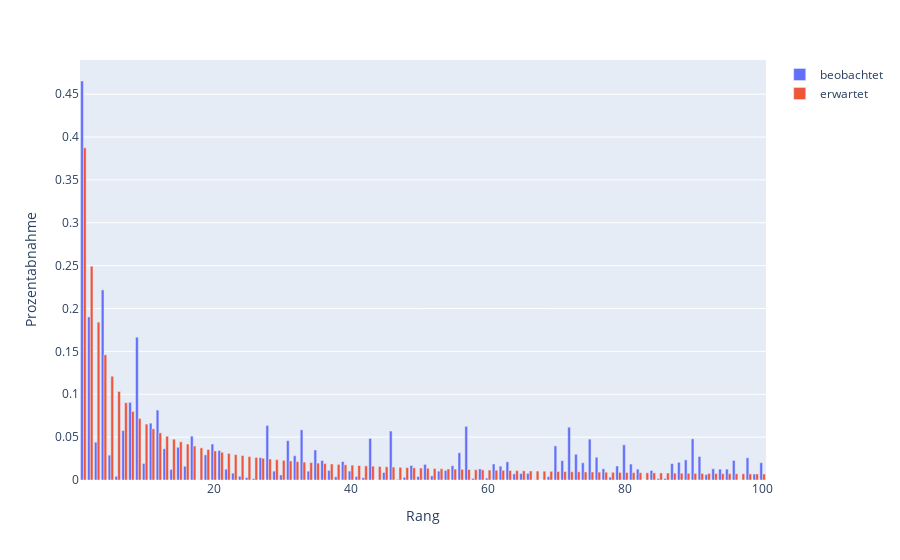

This figure's notebook cell:
### Code cell
plot_df = authors_ranked.head(100).rename(
    columns={
        'canonicity_drop_rel': 'beobachtet',
        'canonicity_drop_rel_predicted': 'erwartet'
    }
)

fig = px.bar(
    plot_df, 
    x='canonicity_score_rank', 
    y=['beobachtet', 'erwartet'], 
    barmode='group',
    hover_data=['GND_name']
)
fig.update_layout(
    xaxis=dict(
        showticklabels=True,
        title="Rang"
    ),
    yaxis=dict(
        title="Prozentabnahme"
    ),
    legend_title_text=''   # removes legend title
)
fig.show()

### Figure 1 — Plotly figure (JSON) as saved in the notebook; plotly's stock layout.template omitted (floating-point values rounded to 4 significant figures)
{"data": [{"alignmentgroup": "True", "customdata": [["Goethe, Johann Wolfgang von"], ["Schiller, Friedrich"], ["Kleist, Heinrich von"], ["Brecht, Bertolt"], ["Mann, Thomas"], ["Kafka, Franz"], ["Lessing, Gotthold Ephraim"], ["Hoffmann, E. T. A."], ["Heine, Heinrich"], ["Hofmannsthal, Hugo von"], ["Fontane, Theodor"], ["Hölderlin, Friedrich"], ["Rilke, Rainer Maria"], ["Grass, Günter"], ["Büchner, Georg"], ["Stifter, Adalbert"], ["Hauptmann, Gerhart"], ["Handke, Peter"], ["Tieck, Ludwig"], ["Eichendorff, Joseph von"], ["Nietzsche, Friedrich"], ["Jean Paul"], ["Bachmann, Ingeborg"], ["Gryphius, Andreas"], ["Musil, Robert"], ["Döblin, Alfred"], ["Schnitzler, Arthur"], ["Wieland, Christoph Martin"], ["Benn, Gottfried"], ["Wolf, Christa"], ["Herder, Johann Gottfried von"], ["Keller, Gottfried"], ["Grillparzer, Franz"], ["Storm, Theodor"], ["Moritz, Karl Philipp"], ["Jelinek, Elfriede"], ["Mörike, Eduard"], ["Novalis"], ["Brentano, Clemens"], ["Mann, Heinrich"], ["Zweig, Stefan"], ["Schlegel, Friedrich von"], ["Bernhard, Thomas"], ["Hebbel, Friedrich"], ["Böll, Heinrich"], ["Raabe, Wilhelm"], ["Johnson, Uwe"], ["Seghers, Anna"], ["Grimmelshausen, Hans Jakob Christoffel von"], ["Schmidt, Arno"], ["Frisch, Max"], ["Lenz, Jakob Michael Reinhold"], ["Wedekind, Frank"], ["Weiss, Peter"], ["Kraus, Karl"], ["Roth, Joseph"], ["Müller, Heiner"], ["Celan, Paul"], ["Meyer, Conrad Ferdinand"], ["Jünger, Ernst"], ["Droste-Hülshoff, Annette von"], ["Opitz, Martin"], ["Lasker-Schüler, Else"], ["Klopstock, Friedrich Gottlieb"], ["Nestroy, Johann"], ["Gottsched, Johann Christoph"], ["Dürrenmatt, Friedrich"], ["George, Stefan"], ["Hesse, Hermann"], ["Lohenstein, Daniel Casper von"], ["Strauß, Botho"], ["Walser, Robert"], ["Müller, Herta"], ["Horváth, Ödön von"], ["Arnim, Achim von"], ["Holz, Arno"], ["La Roche, Sophie von"], ["Kästner, Erich"], ["Trakl, Georg"], ["Tucholsky, Kurt"], ["Jandl, Ernst"], ["Chamisso, Adelbert von"], ["Koeppen, Wolfgang"], ["Enzensberger, Hans Magnus"], ["Gellert, Christian Fürchtegott"], ["Grimm, Jacob"], ["Remarque, Erich Maria"], ["Toller, Ernst"], ["Mann, Klaus"], ["Walser, Martin"], ["Arnim, Bettina von"], ["Gotthelf, Jeremias"], ["May, Karl"], ["Fleißer, Marieluise"], ["Aichinger, Ilse"], ["Grimm, Wilhelm"], ["Kracht, Christian"], ["Werfel, Franz"], ["Kracauer, Siegfried"], ["Doderer, Heimito von"]], "hovertemplate": "variable=beobachtet<br>canonicity_score_rank=%{x}<br>value=%{y}<br>GND_name=%{customdata[0]}<extra></extra>", "legendgroup": "beobachtet", "marker": {"color": "#636efa", "pattern": {"shape": ""}}, "name": "beobachtet", "offsetgroup": "beobachtet", "orientation": "v", "showlegend": true, "textposition": "auto", "type": "bar", "x": [1, 2, 3, 4, 5, 6, 7, 8, 9, 10, 11, 12, 13, 14, 15, 16, 17, 18, 19, 20, 21, 22, 23, 24, 25, 26, 27, 28, 29, 30, 31, 32, 33, 34, 35, 36, 37, 38, 39, 40, 41, 42, 43, 44, 45, 46, 47, 48, 49, 50, 51, 52, 53, 54, 55, 56, 57, 58, 59, 60, 61, 62, 63, 64, 65, 66, 67, 68, 69, 70, 71, 72, 73, 74, 75, 76, 77, 78, 79, 80, 81, 82, 83, 84, 85, 86, 87, 88, 89, 90, 91, 92, 93, 94, 95, 96, 97, 98, 99, 100], "xaxis": "x", "y": [0.4654, 0.1902, 0.04411, 0.2217, 0.029, 0.004364, 0.05768, 0.09059, 0.1666, 0.01933, 0.06633, 0.08154, 0.03644, 0.01232, 0.03817, 0.01608, 0.05116, 0.0002298, 0.02935, 0.04198, 0.03441, 0.01261, 0.00799, 0.004401, 0.002845, 0.001579, 0.02611, 0.06362, 0.01035, 0.005859, 0.04586, 0.02827, 0.05851, 0.01029, 0.03503, 0.02268, 0.01119, 0.003733, 0.0215, 0.01047, 0.004115, 0.002659, 0.0485, 0.0001924, 0.00875, 0.0571, 0.0007008, 0.003169, 0.01691, 0.004053, 0.01822, 0.004847, 0.01032, 0.01114, 0.01665, 0.03178, 0.06256, 0.001881, 0.01295, 0.002263, 0.0187, 0.01617, 0.02122, 0.00721, 0.007582, 0.00771, 0.0003273, 7.553e-06, 0.004062, 0.03975, 0.02259, 0.06159, 0.03005, 0.02006, 0.04767, 0.02657, 0.01306, 0.003352, 0.01632, 0.04105, 0.01859, 0.01266, 1.484e-05, 0.01107, 0.001647, 0.001883, 0.01904, 0.02063, 0.02344, 0.04797, 0.02743, 0.006269, 0.01312, 0.01266, 0.01267, 0.02282, 0.0001675, 0.02597, 0.006986, 0.02018], "yaxis": "y"}, {"alignmentgroup": "True", "customdata": [["Goethe, Johann Wolfgang von"], ["Schiller, Friedrich"], ["Kleist, Heinrich von"], ["Brecht, Bertolt"], ["Mann, Thomas"], ["Kafka, Franz"], ["Lessing, Gotthold Ephraim"], ["Hoffmann, E. T. A."], ["Heine, Heinrich"], ["Hofmannsthal, Hugo von"], ["Fontane, Theodor"], ["Hölderlin, Friedrich"], ["Rilke, Rainer Maria"], ["Grass, Günter"], ["Büchner, Georg"], ["Stifter, Adalbert"], ["Hauptmann, Gerhart"], ["Handke, Peter"], ["Tieck, Ludwig"], ["Eichendorff, Joseph von"], ["Nietzsche, Friedrich"], ["Jean Paul"], ["Bachmann, Ingeborg"], ["Gryphius, Andreas"], ["Musil, Robert"], ["Döblin, Alfred"], ["Schnitzler, Arthur"], ["Wieland, Christoph Martin"], ["Benn, Gottfried"], ["Wolf, Christa"], ["Herder, Johann Gottfried von"], ["Keller, Gottfried"], ["Grillparzer, Franz"], ["Storm, Theodor"], ["Moritz, Karl Philipp"], ["Jelinek, Elfriede"], ["Mörike, Eduard"], ["Novalis"], ["Brentano, Clemens"], ["Mann, Heinrich"], ["Zweig, Stefan"], ["Schlegel, Friedrich von"], ["Bernhard, Thomas"], ["Hebbel, Friedrich"], ["Böll, Heinrich"], ["Raabe, Wilhelm"], ["Johnson, Uwe"], ["Seghers, Anna"], ["Grimmelshausen, Hans Jakob Christoffel von"], ["Schmidt, Arno"], ["Frisch, Max"], ["Lenz, Jakob Michael Reinhold"], ["Wedekind, Frank"], ["Weiss, Peter"], ["Kraus, Karl"], ["Roth, Joseph"], ["Müller, Heiner"], ["Celan, Paul"], ["Meyer, Conrad Ferdinand"], ["Jünger, Ernst"], ["Droste-Hülshoff, Annette von"], ["Opitz, Martin"], ["Lasker-Schüler, Else"], ["Klopstock, Friedrich Gottlieb"], ["Nestroy, Johann"], ["Gottsched, Johann Christoph"], ["Dürrenmatt, Friedrich"], ["George, Stefan"], ["Hesse, Hermann"], ["Lohenstein, Daniel Casper von"], ["Strauß, Botho"], ["Walser, Robert"], ["Müller, Herta"], ["Horváth, Ödön von"], ["Arnim, Achim von"], ["Holz, Arno"], ["La Roche, Sophie von"], ["Kästner, Erich"], ["Trakl, Georg"], ["Tucholsky, Kurt"], ["Jandl, Ernst"], ["Chamisso, Adelbert von"], ["Koeppen, Wolfgang"], ["Enzensberger, Hans Magnus"], ["Gellert, Christian Fürchtegott"], ["Grimm, Jacob"], ["Remarque, Erich Maria"], ["Toller, Ernst"], ["Mann, Klaus"], ["Walser, Martin"], ["Arnim, Bettina von"], ["Gotthelf, Jeremias"], ["May, Karl"], ["Fleißer, Marieluise"], ["Aichinger, Ilse"], ["Grimm, Wilhelm"], ["Kracht, Christian"], ["Werfel, Franz"], ["Kracauer, Siegfried"], ["Doderer, Heimito von"]], "hovertemplate": "variable=erwartet<br>canonicity_score_rank=%{x}<br>value=%{y}<br>GND_name=%{customdata[0]}<extra></extra>", "legendgroup": "erwartet", "marker": {"color": "#EF553B", "pattern": {"shape": ""}}, "name": "erwartet", "offsetgroup": "erwartet", "orientation": "v", "showlegend": true, "textposition": "auto", "type": "bar", "x": [1, 2, 3, 4, 5, 6, 7, 8, 9, 10, 11, 12, 13, 14, 15, 16, 17, 18, 19, 20, 21, 22, 23, 24, 25, 26, 27, 28, 29, 30, 31, 32, 33, 34, 35, 36, 37, 38, 39, 40, 41, 42, 43, 44, 45, 46, 47, 48, 49, 50, 51, 52, 53, 54, 55, 56, 57, 58, 59, 60, 61, 62, 63, 64, 65, 66, 67, 68, 69, 70, 71, 72, 73, 74, 75, 76, 77, 78, 79, 80, 81, 82, 83, 84, 85, 86, 87, 88, 89, 90, 91, 92, 93, 94, 95, 96, 97, 98, 99, 100], "xaxis": "x", "y": [0.3875, 0.2493, 0.1841, 0.146, 0.121, 0.1033, 0.09012, 0.07993, 0.07181, 0.06519, 0.05969, 0.05504, 0.05107, 0.04763, 0.04462, 0.04197, 0.03962, 0.03752, 0.03563, 0.03392, 0.03237, 0.03095, 0.02965, 0.02846, 0.02736, 0.02634, 0.02539, 0.02451, 0.02369, 0.02293, 0.02221, 0.02153, 0.02089, 0.02029, 0.01973, 0.01919, 0.01869, 0.0182, 0.01775, 0.01731, 0.0169, 0.01651, 0.01613, 0.01577, 0.01543, 0.0151, 0.01478, 0.01448, 0.01419, 0.01391, 0.01364, 0.01338, 0.01313, 0.01289, 0.01266, 0.01244, 0.01223, 0.01202, 0.01182, 0.01162, 0.01144, 0.01125, 0.01108, 0.01091, 0.01074, 0.01058, 0.01042, 0.01027, 0.01013, 0.009983, 0.009844, 0.009709, 0.009577, 0.009449, 0.009325, 0.009203, 0.009085, 0.00897, 0.008858, 0.008748, 0.008641, 0.008537, 0.008435, 0.008336, 0.008238, 0.008144, 0.008051, 0.00796, 0.007872, 0.007785, 0.0077, 0.007617, 0.007536, 0.007457, 0.007379, 0.007303, 0.007228, 0.007155, 0.007083, 0.007013], "yaxis": "y"}], "layout": {"barmode": "group", "legend": {"title": {"text": ""}, "tracegroupgap": 0}, "margin": {"t": 60}, "xaxis": {"anchor": "y", "domain": [0, 1], "showticklabels": true, "title": {"text": "Rang"}}, "yaxis": {"anchor": "x", "domain": [0, 1], "title": {"text": "Prozentabnahme"}}}}
